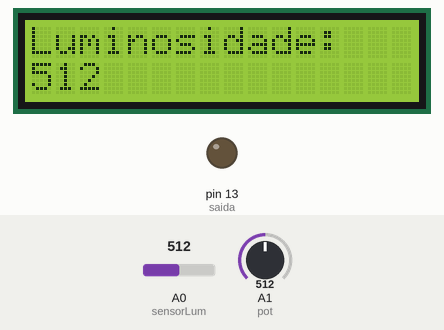
Recording of a sketch running on a simulated Arduino Uno, built with avr-gcc and run on an emulated ATmega328P. On the bench: 16×2 character LCD, output pins drawn as LEDs (lit = HIGH). Inputs (shaded band) come from the test bench; at power-on: A0 (sensorLum) = 512, A1 (pot) = 512.

Above: at 1.2 s.
1.3 s: A0 (sensorLum) set to 520
At 2.2 s:
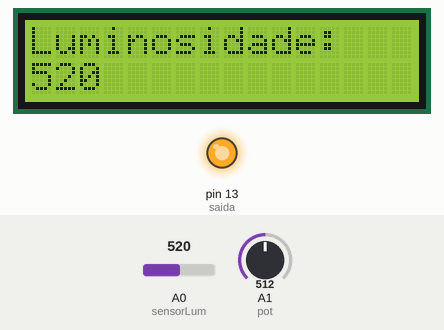
2.8 s: A0 (sensorLum) set to 511
At 3.7 s:
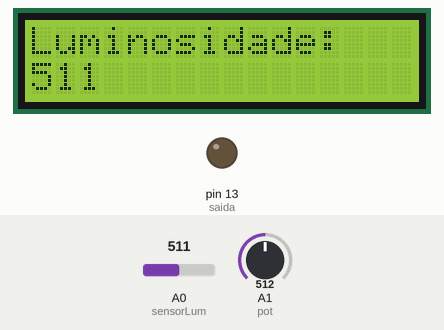
4.3 s: A1 (pot) set to 493
At 5.0 s:
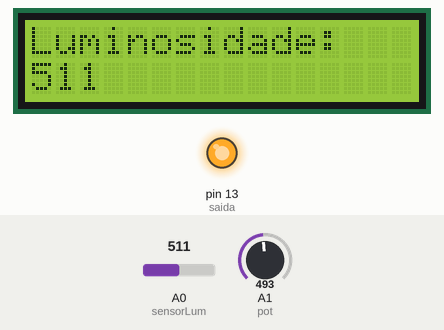
5.8 s: A1 (pot) set to 511
7.3 s: A0 (sensorLum) set to 716
At 10.22 s:
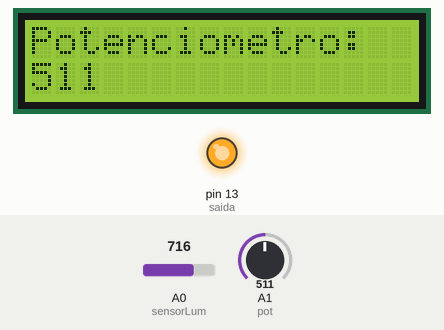
10.3 s: A1 (pot) set to 704
At 10.8 s:
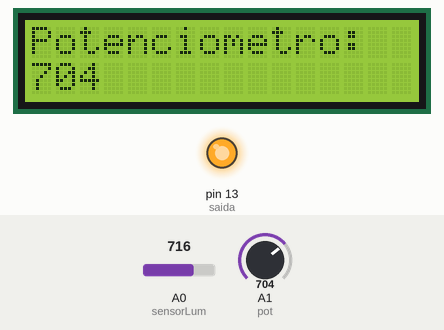
11.8 s: A1 (pot) set to 732
At 12.3 s:
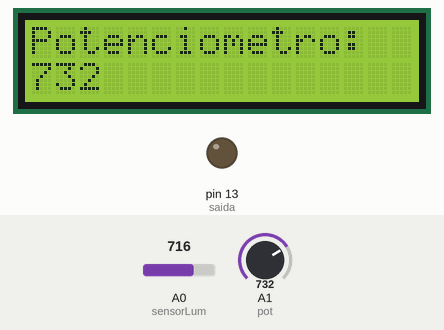
Timing chart, 0 to 14.3 s (numbered marks = the images above; inputs shaded):
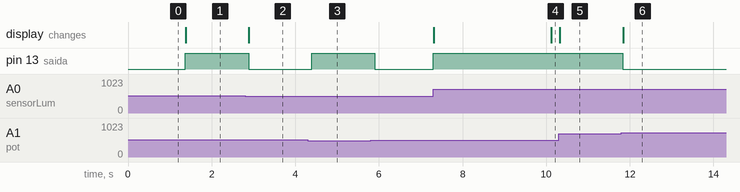

The sketch:

Min_lum_via_potenciometro.ino
```cpp
//Autor: Felipe Tomazelli
// imagem: http://i.imgur.com/ftrOSwK.png

// Define sinonimos para facilitar o código.
#define sensorLum A0
#define pot A1
#define saida 13

int i = 0; //Contador
float temp_1 = -1.0; //Variável temporária 1
float temp_2 = -1.0; //variavel temporária 2

//Importa a biblioteca do display LCD
#include <LiquidCrystal.h>

LiquidCrystal lcd(12,11,10,9,8,7); //Pinos utilizados para a ligação do display

void setup() {
  // inicia o lcd
  lcd.begin(16,2);

  // Configura portas como entrada e saida.
  pinMode(pot, INPUT);
  pinMode(saida, OUTPUT);

  //Ativando o serial monitor que exibirá os valores lidos no sensor.
  Serial.begin(115200);

  // Garante que a saida comece em nivel baixo.
  digitalWrite(saida,LOW);
}

void loop() {
  // Compara o valor do sensor de luminosidade com o valor definido no potenciometro.
  if (analogRead(sensorLum)>analogRead(pot)) {
    // Se for menor ativa a saida.
    digitalWrite(saida,HIGH);
  }
  else {
	// Se for maior, desativa.
	digitalWrite(saida,LOW);
  }
  // Ao final do codigo há um delay de 100ms, cada unidade do contador "i" equivale a 100ms, a função abaixo mostrará no display a luminosidade por 10 segundos.
  if (i<100){
    if (temp_1!=analogRead(sensorLum)){ //verifica se houve mudança no display
	  lcd.clear(); // limpa o display
  	  lcd.print("Luminosidade: ");
  	  lcd.setCursor(0,1);  //quebra de linha
  	  lcd.print(analogRead(sensorLum));
      temp_1=analogRead(sensorLum); //iguala o valor temporário ao do display
	  temp_2=-1.0;  //Reseta o valor temporário do potenciometro
    }
  }
  //A função abaixo mostrará por 5 segundos a luminosidade mínima para ascender a lâmpada.
  else{
    if (temp_2!=analogRead(pot)){
		lcd.clear(); //Limpa o display
		lcd.print("Potenciometro: ");
   		lcd.setCursor(0,1); //Quebra de linha
  		lcd.print(analogRead(pot));
      	temp_2=analogRead(pot); //Iguala o valor temporário ao do display
		temp_1=-1.0; //Reseta o valor temporário do sensor de luminosidade
    }
  }
  //Definindo o valor de "i" como 100ms.
  delay(100);
  i++;
  //Reseta o contador após 15s
  if (i==150)
    i=0;
}
```

Measured:
- the behaviour switches between 512 and 513 on A0 (sensorLum) (found by bisection; images 0 and 1)
- the behaviour switches between 511 and 510 on A1 (pot) (found by bisection; images 2 and 3)
- the behaviour switches between 715 and 716 on A1 (pot) (found by bisection; images 5 and 6)
- after the input at 1.3 s, pin 13 (saida): LOW → HIGH after 0.07 s; the display: changes after 0.08 s (image 1)
- after the input at 2.8 s, pin 13 (saida): HIGH → LOW after 0.08 s; the display: changes after 0.09 s (image 2)
- after the input at 4.3 s, pin 13 (saida): LOW → HIGH after 0.09 s
- after the input at 5.8 s, pin 13 (saida): HIGH → LOW after 0.10 s
- after the input at 7.3 s, pin 13 (saida): LOW → HIGH at once; the display: first changes at once (image 4 shows a later state)
- after the input at 10.3 s, the display: changes at once (image 5)
